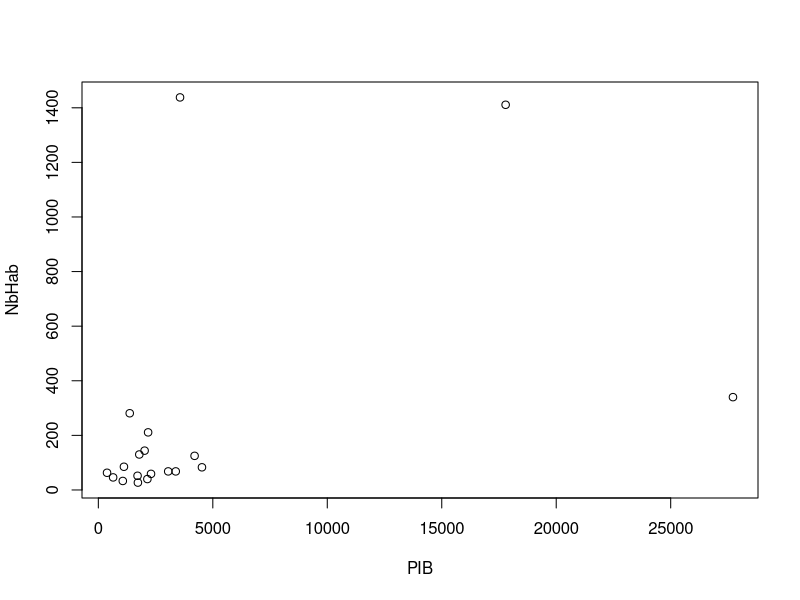

Recreate this plot in R.
#-------------------------------------------------------------------------------
# var <- c(1.1, 4.5, 3.23)
# print(var)
# names(var) <- c("largeur", "longueur", "hauteur")
# print(var["longueur"])
# 
# vect1 <- c(1,2,34,5,6, NA)
# 
# note <- 10
# if (note >= 10.0) {
#   resultat <- "reçu"
# } else {
#   resultat <- "ajourné"
# }
# print(resultat)
# 
# compteur <- c(1:11)
# somme = 0
# for (k in compteur)
# {
#   somme = somme + k
# }
# print(somme)

Especes <- c("Campagnol", "Souris", "Ecureil roux", "Loutre", "Moufette rayée", "Cheval", "Hippopotame", "Phacochère", "Elephant")
Masse <- c(0.025, 0.02, 0.189, 7.2, 2.25, 270, 2390, 87, 4000)
Gestation <- c(20, 25, 35, 60, 42, 336, 230, 175, 630)
Portee <- c(5, 5, 4, 2, 6, 1, 1, 4.8, 1)
Age <- c(0.11, 0.15, 1, 3, 1, 4, 10, 2, 15)
#Ordre <- c("Rongeurs", "Rongeurs", "Rongeurs", "Carnivores", "Carnivores", "Perissodactyles", "Artiodactyles", "Artiodactyles", "Proboscidiens")
#Ordre <- c(rep("Rongeurs", 3), rep("Carnivores", 2), "Perissodactyles", rep("Artiodactyles", 2), "Proboscidiens")
x <- c("Rongeurs", "Carnivores", "Perissodactyles", "Artiodactyles", "Proboscidiens")
times <- c(3, 2, 1, 2, 1)
Ordre <- rep(x, times)

Table <- array(data = c(Ordre, Masse, Gestation, Portee, Age), dim = c(9, 5))
rownames(Table) <- Especes
colnames(Table) <- c("Ordre", "Masse", "Gestation", "Portee", "Age")
Table

#-------------------------------------------------------------------------------

pays <- c("Afrique du Sud","Allemagne","Arabie Saoudite","Argentine","Australie","Brésil","Canada","Chine","Corée du Sud","Etats-Unis","France","Inde","Indonésie","Italie","Japon","Mexique","Royaume-Uni","Russie","Turquie")
pib <-c(380,4526,1068,646,1728,2174,2142,17790,1713,27720,3052,3568,1371,2301,4204,1789,3381,2021,1118)
nbhab <- c(63,83,33,46,27,211,40,1411,52,340,68,1438,281,59,125,130,68,144,85)
Table <- array(data = c(pib, nbhab), dim = c(19, 2))
rownames(Table) <- pays
colnames(Table) <- c("Pib", "Nb Habitants")
pibhab <- pib/nbhab
Table = cbind(Table, pibhab)
colnames(Table) <- c("PIB", "NbHab", "PibHab")
pibhab
Ord_Table = Table[order(Table[, "PibHab"]),]
Ord_Table
plot(Ord_Table)

#-------------------------------------------------------------------------------
rm(list = ls())